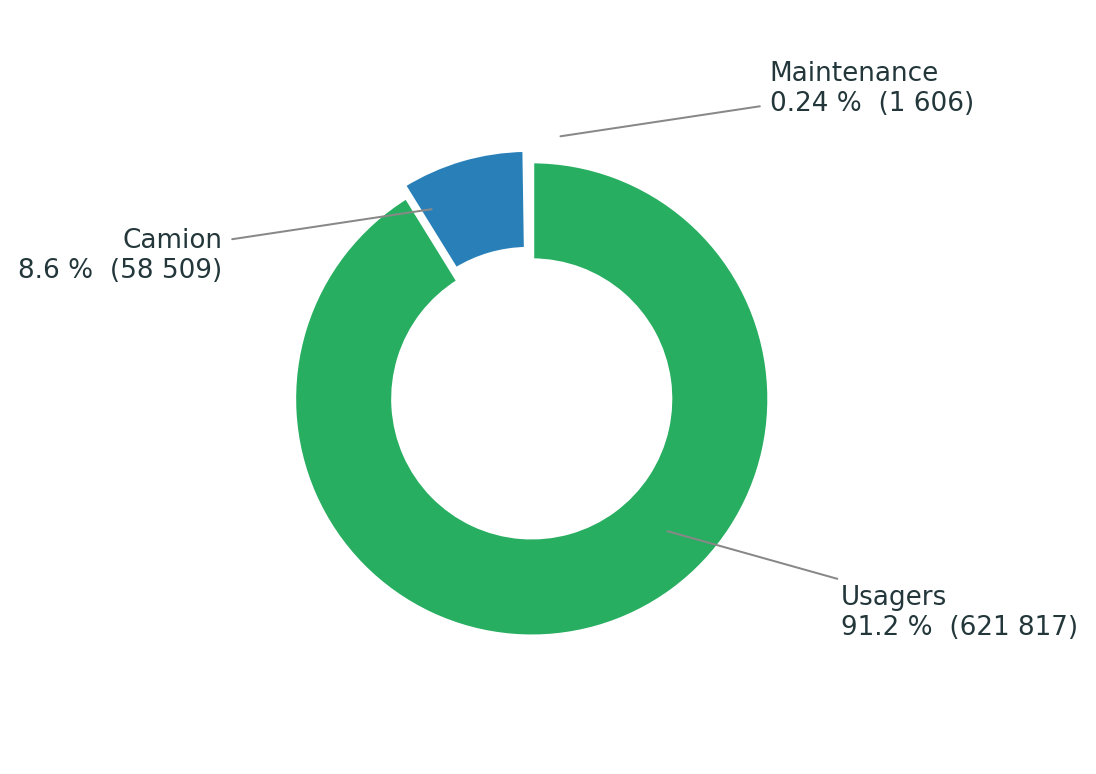

Write Python code to recreate this figure.
"""Camembert des sources de mouvements (slide 15).

Agrège `bike_movements.source` sur l'ensemble des DBs brutes `data/source/*.sql`
puis rend un donut USER / TRUCK / MAINTENANCE avec annotations chiffrées.

Usage :
    python -m renders.source_pie
"""

import sqlite3
from pathlib import Path

import matplotlib.pyplot as plt


SOURCE_DIR = Path("data/source")
OUT        = Path("renders/source_pie.png")

# Palette presentation
PALETTE = {
    "USER":        "#27AE60",
    "TRUCK":       "#2980B9",
    "MAINTENANCE": "#C0392B",
}
TEXT_DARK = "#23373B"


def aggregate_sources() -> dict[str, int]:
    counts: dict[str, int] = {}
    for db in sorted(SOURCE_DIR.glob("source_*.sql")):
        conn = sqlite3.connect(db)
        rows = conn.execute(
            "SELECT source, COUNT(*) FROM bike_movements GROUP BY source"
        ).fetchall()
        for source, cnt in rows:
            counts[source] = counts.get(source, 0) + cnt
        conn.close()
    return counts


def fmt(n: int) -> str:
    return f"{n:,}".replace(",", " ")


def main():
    counts = aggregate_sources()
    total  = sum(counts.values())
    keys     = ["USER", "TRUCK", "MAINTENANCE"]
    labels   = ["Usagers", "Camion", "Maintenance"]
    values   = [counts.get(k, 0) for k in keys]
    colors   = [PALETTE[k] for k in keys]

    fig, ax = plt.subplots(figsize=(7.4, 4.4))
    fig.patch.set_facecolor("white")

    explode = [0.0, 0.05, 0.22]  # ecarte les petites tranches
    wedges, _ = ax.pie(
        values,
        colors=colors,
        startangle=90,
        counterclock=False,
        explode=explode,
        wedgeprops=dict(width=0.42, edgecolor="white", linewidth=2),
    )

    # Etiquettes a positions fixes pour eviter le chevauchement
    # (ancre = point sur la tranche, texte = position absolue, alignement)
    # Apres startangle=90 + counterclock=False :
    #   USER       occupe 91.2 % a partir du nord, sens horaire  -> majorite droite + bas
    #   TRUCK      8.6 %, tranche en haut-a-gauche, centre vers ~106 deg
    #   MAINTENANCE 0.24 %, sliver tout en haut, ~90 deg (decale par explode)
    label_layout = {
        "Usagers":     {"xy": ( 0.55, -0.55), "xytext": ( 1.30, -0.90), "ha": "left"},
        "Camion":      {"xy": (-0.40,  0.80), "xytext": (-1.30,  0.60), "ha": "right"},
        "Maintenance": {"xy": ( 0.10,  1.10), "xytext": ( 1.00,  1.30), "ha": "left"},
    }
    for lbl, v in zip(labels, values):
        cfg = label_layout[lbl]
        pct = 100 * v / total
        pct_str = f"{pct:.2f} %" if pct < 1 else f"{pct:.1f} %"
        ax.annotate(
            f"{lbl}\n{pct_str}  ({fmt(v)})",
            xy=cfg["xy"],
            xytext=cfg["xytext"],
            ha=cfg["ha"],
            va="center",
            fontsize=10.5,
            color=TEXT_DARK,
            arrowprops=dict(arrowstyle="-", color="#888", lw=0.8),
        )

    ax.set_aspect("equal")
    ax.set_xlim(-2.0, 2.2)
    ax.set_ylim(-1.5, 1.6)
    ax.axis("off")

    fig.tight_layout()
    OUT.parent.mkdir(exist_ok=True)
    fig.savefig(OUT, dpi=180, bbox_inches="tight")
    print(f"écrit : {OUT}")


if __name__ == "__main__":
    main()
